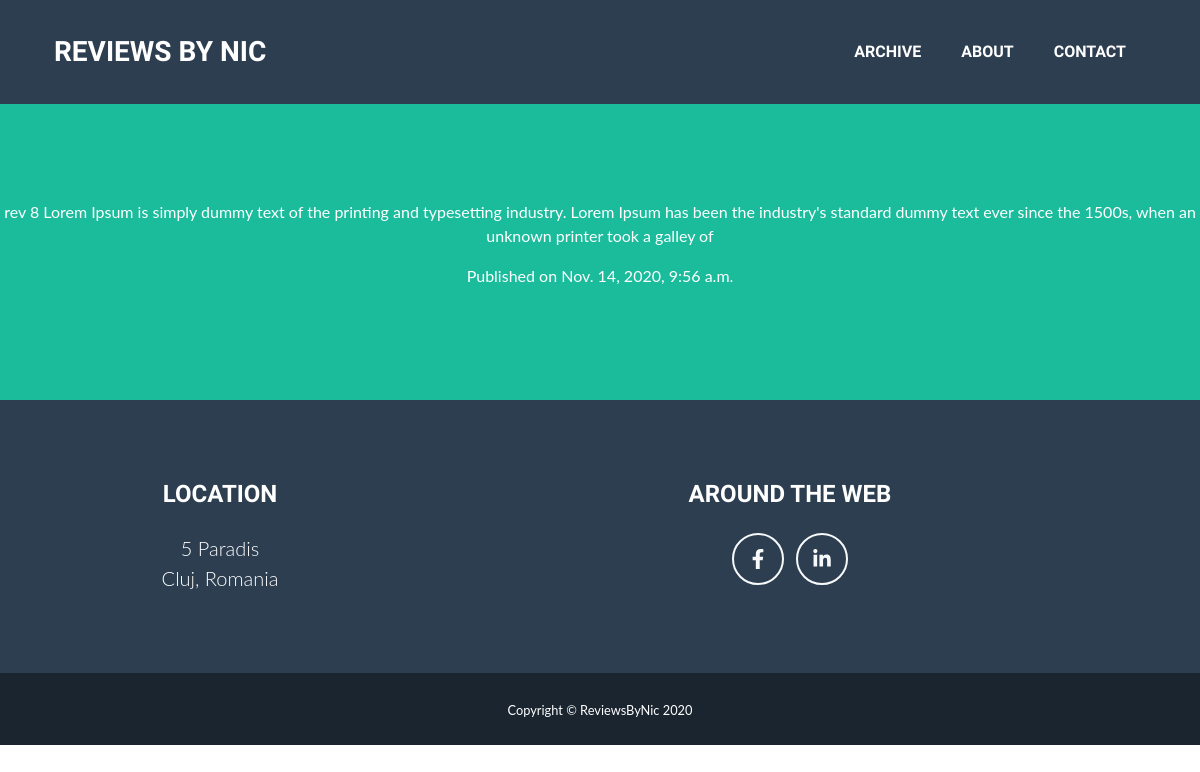
The app's page /reviews/7/ with its own data.
### reviews/models.py (models this page shows, shortened)
class Review(models.Model):
    rev_text = models.CharField(max_length=5000)
    pub_date = models.DateTimeField('date published')

### reviews/views.py (the view)
# urls.py: path('<int:review_id>/', views.review_detail, name='review_detail'),
def review_detail(request, review_id):
    review = get_object_or_404(Review, pk=review_id)
    return render(request, 'reviews/review_detail.html', {'review': review})

### reviews/templates/reviews/review_detail.html (shortened to what this page needs)
<!DOCTYPE html>
<html lang="en">
{% load static %}
<head>
    <link href="{% static 'css/styles.css' %}" rel="stylesheet" type="text/css"/>
</head>
<body>
    <nav class="navbar navbar-expand-lg bg-secondary text-uppercase fixed-top" id="mainNav">
        <div class="container">
            <a class="navbar-brand js-scroll-trigger" href="/reviews">Reviews by nic</a>
            <div class="collapse navbar-collapse" id="navbarResponsive">
                <ul class="navbar-nav ml-auto">
                    <li class="nav-item mx-0 mx-lg-1"><a class="nav-link py-3 px-0 px-lg-3 rounded js-scroll-trigger" href="/reviews/allDocuments/">Archive</a></li>
                    <li class="nav-item mx-0 mx-lg-1"><a class="nav-link py-3 px-0 px-lg-3 rounded js-scroll-trigger" href="/reviews/about/">About</a></li>
                    <li class="nav-item mx-0 mx-lg-1"><a class="nav-link py-3 px-0 px-lg-3 rounded js-scroll-trigger" href="/reviews/contact/">Contact</a></li>
                </ul>
            </div>
        </div>
    </nav>
    <header class="masthead bg-primary text-white text-center">
        <p>{{ review.rev_text }}</p>
        <p>Published on {{ review.pub_date }}</p>
    </header>
        <footer class="footer text-center">
            <div class="container">
                <div class="row">
                    <div class="col-lg-4 mb-5 mb-lg-0">
                        <h4 class="text-uppercase mb-4">Location</h4>
                        <p class="lead mb-0">
                            5 Paradis
                            <br />
                            Cluj, Romania
                        </p>
                    </div>
                    <div class="col-lg-8 mb-5 mb-lg-0">
                        <h4 class="text-uppercase mb-4">Around the Web</h4>
                        <a class="btn btn-outline-light btn-social mx-1" href="https://www.facebook.com/ni.89lo56/"><i class="fab fa-fw fa-facebook-f"></i></a>
                        <a class="btn btn-outline-light btn-social mx-1" href="https://www.linkedin.com/in/nicoleta-manea-b62789173/"><i class="fab fa-fw fa-linkedin-in"></i></a>
                    </div>
                </div>
            </div>
        </footer>
        <div class="copyright py-4 text-center text-white">
            <div class="container"><small>Copyright © ReviewsByNic 2020</small></div>
        </div>
</body>
</html>

### records on screen
Review: rev_text "rev 8 Lorem Ipsum is simply dummy text of the printing and typesetting industry. Lorem Ipsum has been the industry's standard dummy text ever since the 1500s, when an unknown printer took a galley of", pub_date "Nov. 14, 2020, 9:56 a.m."
